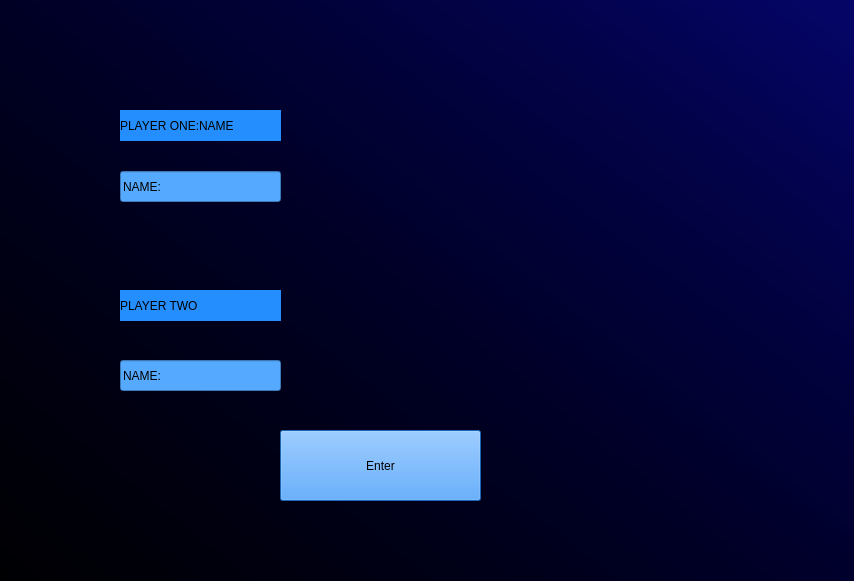
<?xml version="1.0" encoding="UTF-8"?>
<ui version="4.0">
 <class>MainWindow</class>
 <widget class="QMainWindow" name="MainWindow">
  <property name="geometry">
   <rect>
    <x>0</x>
    <y>0</y>
    <width>854</width>
    <height>581</height>
   </rect>
  </property>
  <property name="windowTitle">
   <string>MainWindow</string>
  </property>
  <property name="styleSheet">
   <string notr="true">background-color: qlineargradient(spread:pad, x1:1, y1:0.063, x2:0, y2:1, stop:0 rgba(0, 0, 105, 159), stop:1 rgba( 0,0 121, 174));</string>
  </property>
  <widget class="QWidget" name="centralwidget">
   <widget class="QLabel" name="label">
    <property name="geometry">
     <rect>
      <x>0</x>
      <y>-50</y>
      <width>911</width>
      <height>691</height>
     </rect>
    </property>
    <property name="text">
     <string/>
    </property>
    <property name="pixmap">
     <pixmap>TronSlika.jpg</pixmap>
    </property>
   </widget>
   <widget class="QLabel" name="label_2">
    <property name="geometry">
     <rect>
      <x>120</x>
      <y>110</y>
      <width>161</width>
      <height>31</height>
     </rect>
    </property>
    <property name="styleSheet">
     <string notr="true">background-color: rgb(37, 142, 255);</string>
    </property>
    <property name="text">
     <string>PLAYER ONE:NAME</string>
    </property>
   </widget>
   <widget class="QLabel" name="label_3">
    <property name="geometry">
     <rect>
      <x>120</x>
      <y>290</y>
      <width>161</width>
      <height>31</height>
     </rect>
    </property>
    <property name="styleSheet">
     <string notr="true">background-color: rgb(37, 142, 255);</string>
    </property>
    <property name="text">
     <string>PLAYER TWO </string>
    </property>
   </widget>
   <widget class="QLineEdit" name="lineEdit">
    <property name="geometry">
     <rect>
      <x>120</x>
      <y>171</y>
      <width>161</width>
      <height>31</height>
     </rect>
    </property>
    <property name="styleSheet">
     <string notr="true">background-color: rgb(85, 170, 255);</string>
    </property>
    <property name="text">
     <string>NAME:</string>
    </property>
   </widget>
   <widget class="QLineEdit" name="lineEdit_2">
    <property name="geometry">
     <rect>
      <x>120</x>
      <y>360</y>
      <width>161</width>
      <height>31</height>
     </rect>
    </property>
    <property name="styleSheet">
     <string notr="true">background-color: rgb(85, 170, 255);</string>
    </property>
    <property name="text">
     <string>NAME:</string>
    </property>
   </widget>
   <widget class="QPushButton" name="pushButton">
    <property name="geometry">
     <rect>
      <x>280</x>
      <y>430</y>
      <width>201</width>
      <height>71</height>
     </rect>
    </property>
    <property name="styleSheet">
     <string notr="true">background-color: rgb(37, 142, 255);</string>
    </property>
    <property name="text">
     <string>Enter</string>
    </property>
   </widget>
  </widget>
 </widget>
 <resources/>
 <connections/>
</ui>
